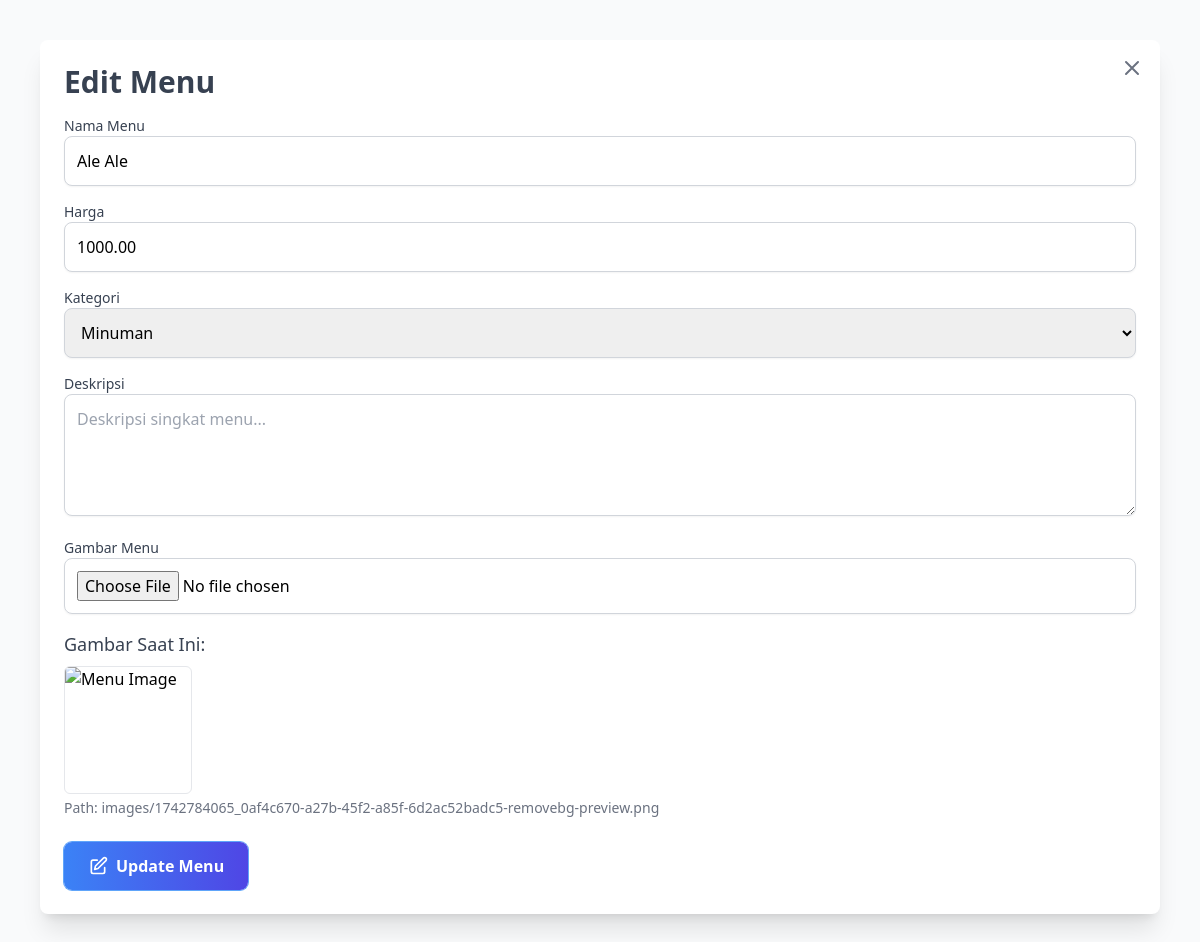
The page /admin/edit_menu.php?id=75 (signed in) on the database its author committed.
### tables this page shows
CREATE TABLE `menu` (
  `id` int NOT NULL,
  `name` varchar(100) NOT NULL,
  `price` decimal(10,2) NOT NULL,
  `image` varchar(255) DEFAULT NULL,
  `created_add` timestamp NOT NULL DEFAULT CURRENT_TIMESTAMP,
  `category` varchar(255) NOT NULL
);

CREATE TABLE `categories` (
  `id` int NOT NULL,
  `name` varchar(255) NOT NULL
);

### admin/edit_menu.php (the view, shortened to what this page needs)
<?php
include('db_connection.php');
$id = $_GET['id'] ?? null;
if ($id) {
    $sql = "SELECT * FROM menu WHERE id = ?";
    $stmt = $conn->prepare($sql);
    $stmt->bind_param("i", $id);
    $stmt->execute();
    $result = $stmt->get_result();
    if ($result->num_rows > 0) {
        $menu = $result->fetch_assoc();
    } else {
        echo "Menu tidak ditemukan!";
        exit;
    }
}
$categories = [];
$category_query = "SELECT * FROM categories";
$category_result = $conn->query($category_query);
while ($cat = $category_result->fetch_assoc()) {
    $categories[] = $cat;
}
?>
<!DOCTYPE html>
<html lang="id">
<head>
    <script src="https://cdn.tailwindcss.com"></script>
</head>
<body class="bg-gray-50">
    <div class="flex min-h-screen">
        <div class="flex-1 p-10">
            <div class="bg-white p-6 rounded-lg shadow-xl mb-8 relative">
    <a href="manage_menu.php" class="absolute top-4 right-4 text-gray-500 hover:text-red-500 transition duration-200" title="Kembali">
        <svg xmlns="http://www.w3.org/2000/svg" class="h-6 w-6" fill="none" viewBox="0 0 24 24" stroke="currentColor">
            <path stroke-linecap="round" stroke-linejoin="round" stroke-width="2" d="M6 18L18 6M6 6l12 12" />
        </svg>
    </a>
    <h2 class="text-3xl font-semibold text-gray-700 mb-4">Edit Menu</h2>
<form method="POST" enctype="multipart/form-data">
    <div class="mb-4">
        <label for="name" class="block text-sm font-medium text-gray-700">Nama Menu</label>
        <input type="text" name="name" id="name"
               placeholder="Contoh: Ayam Geprek"
               value="<?= htmlspecialchars($menu['name']) ?>"
               required
               class="w-full p-3 border border-gray-300 rounded-lg
                      focus:ring-2 focus:ring-blue-400 outline-none shadow-sm">
    </div>
    <div class="mb-4">
        <label for="price" class="block text-sm font-medium text-gray-700">Harga</label>
        <input type="number" name="price" id="price"
               placeholder="Contoh: 15000"
               value="<?= htmlspecialchars($menu['price']) ?>"
               required
               class="w-full p-3 border border-gray-300 rounded-lg
                      focus:ring-2 focus:ring-blue-400 outline-none shadow-sm">
    </div>
    <div class="mb-4">
        <label for="category" class="block text-sm font-medium text-gray-700">Kategori</label>
        <select name="category" id="category"
                class="w-full p-3 border border-gray-300 rounded-lg
                       focus:ring-2 focus:ring-blue-400 outline-none shadow-sm">
            <?php foreach ($categories as $cat): ?>
                <option value="<?= htmlspecialchars($cat['name']) ?>"
                        <?= $cat['name'] == $menu['category'] ? 'selected' : '' ?>>
                    <?= htmlspecialchars($cat['name']) ?>
                </option>
            <?php endforeach; ?>
        </select>
    </div>
    <div class="mb-4">
        <label for="description" class="block text-sm font-medium text-gray-700">Deskripsi</label>
        <textarea name="description" id="description" rows="4"
                  placeholder="Deskripsi singkat menu..."
                  class="w-full p-3 border border-gray-300 rounded-lg
                         focus:ring-2 focus:ring-blue-400 outline-none shadow-sm"><?= htmlspecialchars($menu['description'] ?? '') ?></textarea>
    </div>
    <div class="mb-4">
        <label for="image" class="block text-sm font-medium text-gray-700">Gambar Menu</label>
        <input type="file" name="image" id="image"
               class="w-full p-3 border border-gray-300 rounded-lg
                      focus:ring-2 focus:ring-blue-400 outline-none shadow-sm"
               onchange="previewImage(event)">
    </div>
    <div class="mb-6">
        <h3 class="text-lg font-medium text-gray-700">Gambar Saat Ini:</h3>
        <img id="preview" src="/<?= htmlspecialchars($menu['image']) ?>"
             alt="Menu Image"
             class="w-32 h-32 object-cover border rounded-md mt-2"
             onerror="this.onerror=null; this.src='/images/default.png';">
        <p class="text-sm text-gray-500 mt-1">Path: <?= htmlspecialchars($menu['image']) ?></p>
    </div>
    <button type="submit" name="update_menu"
        class="inline-flex items-center gap-2 px-6 py-3
               bg-gradient-to-r from-blue-500 to-indigo-600
               text-white font-semibold rounded-lg
               hover:shadow-lg hover:scale-105 active:scale-95
               transition-all duration-300 ease-in-out ring-1 ring-blue-400">
        <svg xmlns="http://www.w3.org/2000/svg" class="w-5 h-5" fill="none"
             viewBox="0 0 24 24" stroke="currentColor">
            <path stroke-linecap="round" stroke-linejoin="round" stroke-width="2"
                  d="M11 5H6a2 2 0 00-2 2v12a2 2 0 002 2h12a2 2 0 002-2v-5M18.5 2.5a2.121 2.121 0 113 3L12 15l-4 1 1-4 9.5-9.5z" />
        </svg>
        Update Menu
    </button>
</form>
            </div>
        </div>
    </div>
</body>
</html>

### rows shown on the page
menu: name "Ale Ale", price "1000.00", category "Minuman", image "images/1742784065_0af4c670-a27b-45f2-a85f-6d2ac52badc5-removebg-preview.png"
